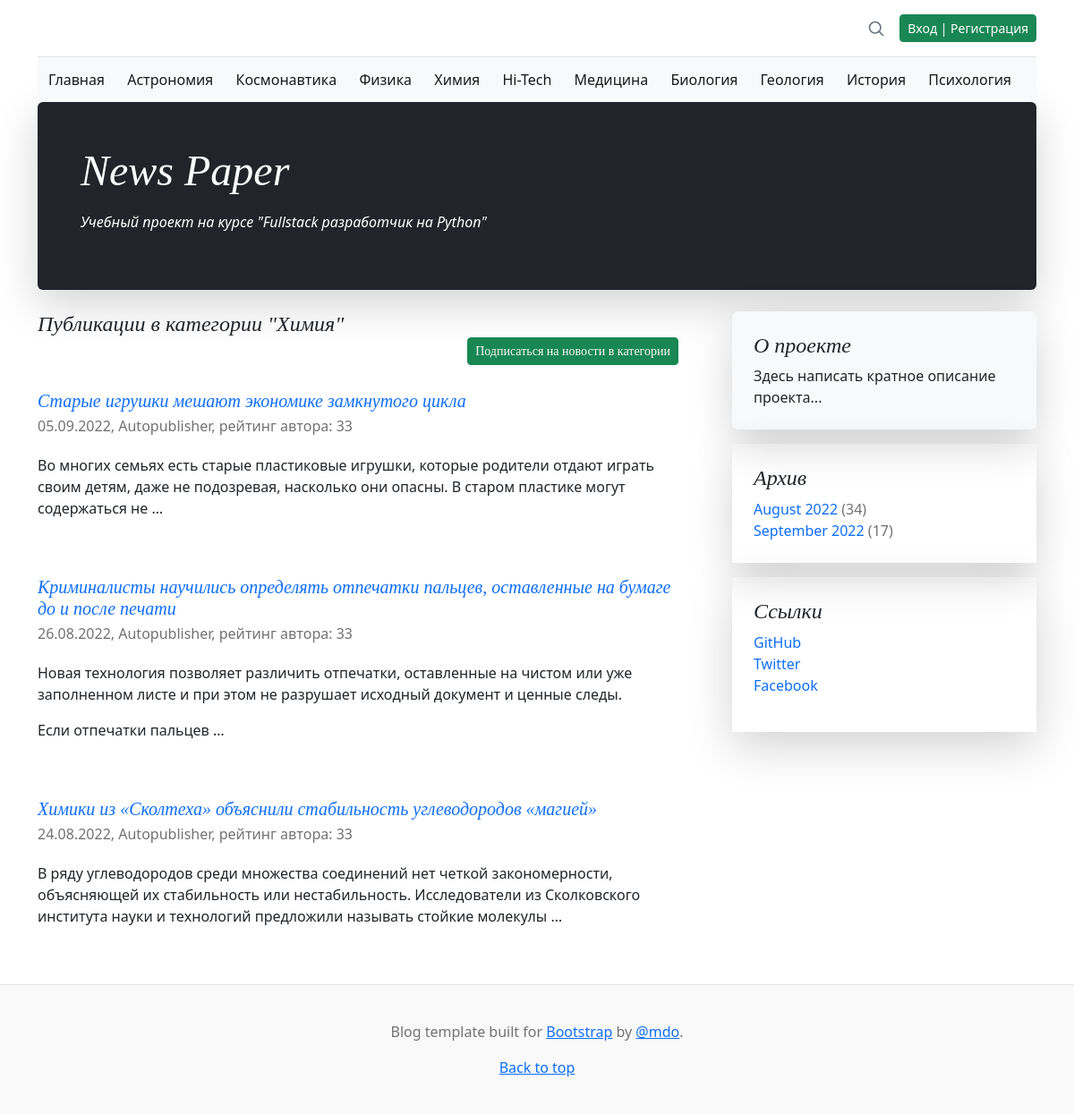
Before: /caterory/4/ with the older database file.
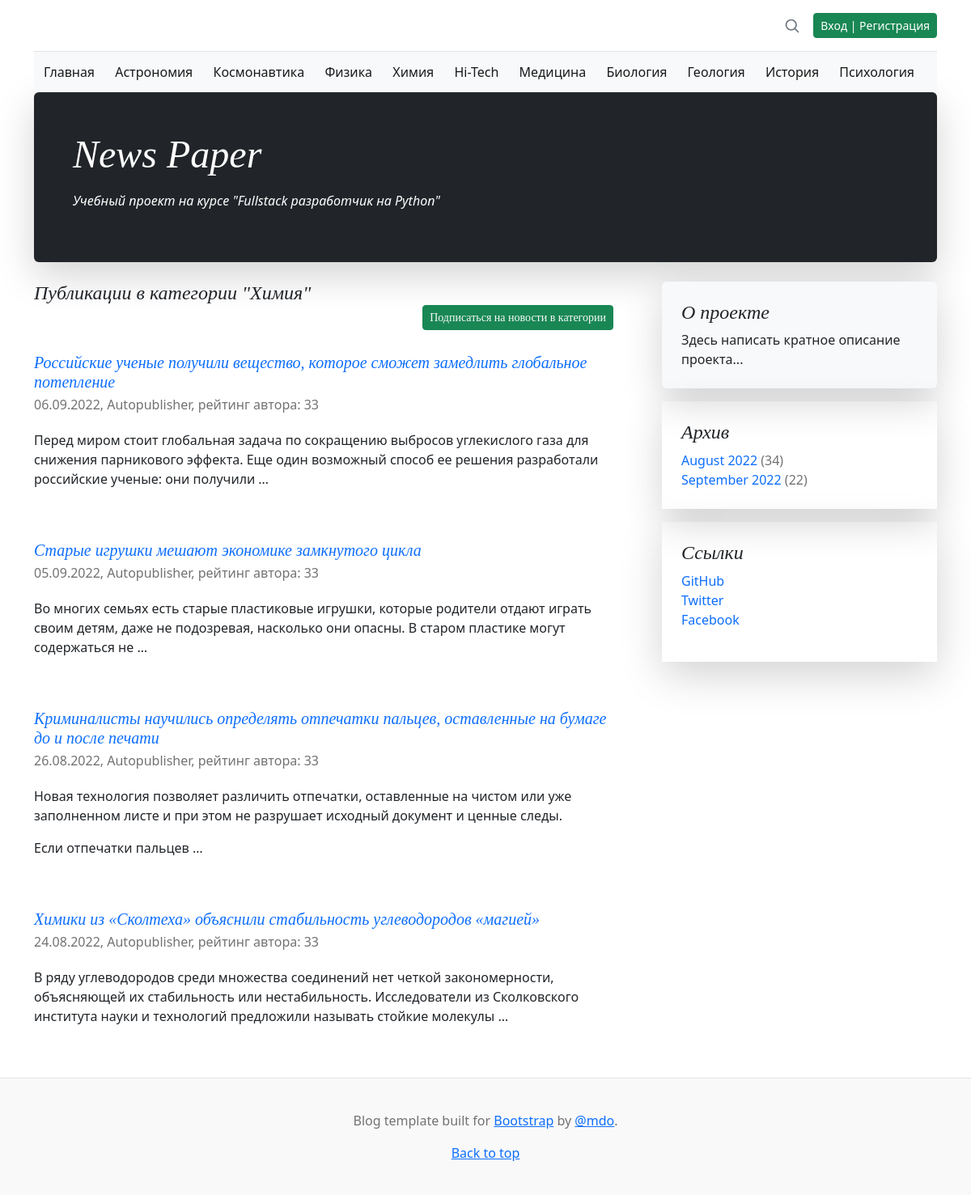
After: the same page with the newer database file.
### news/models.py (models this page shows, shortened)
class Category(models.Model):
    name = models.CharField(
        max_length=64,
        unique=True,
        verbose_name='Имя категории',
    )
    subscribers = models.ManyToManyField(
        User,
        through='CatSubscribers',
        blank=True,
        verbose_name='Подписчик',
    )
    class Meta:
        verbose_name = 'Категория'
        verbose_name_plural = 'Категории'

class PostCategory(models.Model):
    post = models.ForeignKey(
        Post,
        on_delete=models.CASCADE,
        verbose_name='Пост',
    )
    cat = models.ForeignKey(
        Category,
        on_delete=models.CASCADE,
        verbose_name='Категория',
    )
    class Meta:
        verbose_name = 'Категория'
        verbose_name_plural = 'Категории'

class Post(models.Model):
    author_post = models.ForeignKey(
        Author,
        on_delete=models.CASCADE,
        verbose_name='Автор',
    )
    ARTICLE = 'ART'
    NEWS = 'NWS'
    CHOICE_CAT = [
        (ARTICLE, 'Статья'),
        (NEWS, 'Новость'),
    ]
    type_cat = models.CharField(
        max_length=3,
        choices=CHOICE_CAT,
        default=ARTICLE,
        verbose_name='Тип контента',
    )
    date_pub = models.DateTimeField(
        auto_now_add=True,
        verbose_name='Дата публикации',
    )
    post_cat = models.ManyToManyField(
        Category,
        through='PostCategory',
        verbose_name='Категория',
    )
    name = models.CharField(
        max_length=128,
        verbose_name='Название',
    )
    content = models.TextField(
        verbose_name='Контент',
    )
    content_rate = models.SmallIntegerField(
        default=0,
        verbose_name='Рейтинг',
    )
    content_image = models.ImageField(
        upload_to=f'images/{timezone.now().strftime("%Y/%m/%d")}/',
        verbose_name='Изображение',
        default='no_image.jpg',
    )
    class Meta:
        verbose_name = 'Пост'
        verbose_name_plural = 'Посты'

class Author(models.Model):
    author_user = models.OneToOneField(
        User,
        on_delete=models.CASCADE,
        verbose_name='Имя',
    )
    author_rate = models.SmallIntegerField(
        default=0,
        verbose_name='Рейтинг',
    )
    def __str__(self):
        return self.author_user.username
    class Meta:
        verbose_name = 'Автор'
        verbose_name_plural = 'Авторы'

### news/views.py (the view)
class CategoryView(ListView):
    model = Post
    template_name = 'category.html'
    context_object_name = 'posts'
    paginate_by = 10
    def get_queryset(self):
        cat_id = self.kwargs['pk']
        queryset = Post.objects.select_related().filter(
            post_cat__exact=cat_id
        ).order_by('-date_pub')
        return queryset
    def get_context_data(self, **kwargs):
        context = super().get_context_data(**kwargs)
        cat_id = self.kwargs.get('pk', None)
        context['cat_name'] = PostCategory.objects.filter(
            cat=cat_id
        ).values_list('cat__name', flat=True)[0]
        context['posts'] = cache.get_or_set(
            f'category-id-{cat_id}-{context.get("page_obj").number}',
            context['posts'],
            300
        )
        context['post_category'] = PostCategory.objects.filter(
            cat=cat_id
        ).select_related()[:1]
        context['is_subscribed'] = Category.objects.filter(
            subscribers=self.request.user.id
        ).values_list('name', flat=True)
        return context

### news/context_processors.py (called while the page is built)
def navigate_context(request):
    category = Category.objects.all()
    archives = Post.objects.annotate(
        year=ExtractYear('date_pub'),
        month=ExtractMonth('date_pub')
    ).values('year', 'month').annotate(total=Count('id'))
    context = {
        'category': category,
        'archives': archives,
    }
    return context

### news/templatetags/news_filters.py (called while the page is built)
@register.filter()
def censor(in_text):
    censured_text = in_text
    with open('static/json/bad_words.json', 'r') as censor_file:
        bad_text = json.load(censor_file)
    for word in censured_text.split():
        if word.lower() in bad_text:
            censured_text = censured_text.replace(
                word,
                f'{word[0]}{"*" * (len(word) - 1)}'
            )
    return censured_text

@register.filter()
def name_month(val):
    val_obj = timezone.datetime.strptime(str(val), "%m")
    val_name = val_obj.strftime("%B")
    return val_name

### templates/category.html (shortened to what this page needs)
{% extends 'default.html' %}
{% load i18n %}
{% load news_filters %}
{% load news_tags %}
{% block content %}
    <h4 class="pb-1 mb-4 fst-italic">
        Публикации в категории "{{ cat_name }}"
        {% for cat in post_category %}
            {% if cat.cat.name not in is_subscribed %}
                <div class="container text-end">
                    <div class="btn-group btn-group-sm" role="group">
                        <button type="button" class="btn btn-success">
                            <a class="text-decoration-none text-light" href="/subscribe_cat/{{ cat.cat_id }}/">Подписаться на новости в категории</a>
                        </button>
                    </div>
                </div>
            {% endif %}
        {% endfor %}
    </h4>
    {% for post in posts %}
        <article class="blog-post">
            <a class="text-decoration-none" href="{% url 'news:detail' post.id %}">
                <h5 class="pb-1 mb-0 fst-italic">{{ post.name|censor }}</h5>
            </a>
            <p class="blog-post-meta">
                {{ post.date_pub|date:'d.m.Y' }},
                {{ post.author_post }},
                рейтинг автора: {{ post.author_post.author_rate }}
            </p>
            <p>{{ post.content|censor|truncatewords_html:25|safe }}</p>
        </article>
    {% endfor %}
{% endblock content %}

### templates/default.html (shortened to what this page needs)
<!doctype html>
<html lang="ru-ru">
  {% load i18n %}
  {% load static %}
  {% load news_filters %}
  {% load news_tags %}
  {% load cache %}
  <head>
    <link href="{% static 'css/bootstrap.min.css' %}" rel="stylesheet">
    <link href="{% static 'css/blog.rtl.css' %}" rel="stylesheet">
    <link href="{% static 'css/styles.css' %}" rel="stylesheet">
  </head>
  <body>
    <div class="container">
      <header class="blog-header lh-1 py-3">
        <div class="row flex-nowrap justify-content-between align-items-center">
          <div class="col-4 pt-1">
          </div>
          <div class="col-4 d-flex justify-content-end align-items-center">
            <a class="link-secondary" href="{% url 'news:search' %}" aria-label="Search">
              <svg xmlns="http://www.w3.org/2000/svg" width="20" height="20" fill="none" stroke="currentColor" stroke-linecap="round" stroke-linejoin="round" stroke-width="2" class="mx-3" role="img" viewBox="0 0 24 24"><title>Search</title><circle cx="10.5" cy="10.5" r="7.5"/><path d="M21 21l-5.2-5.2"/></svg>
            </a>
              {% if user.id %}
                <a class="btn btn-sm btn-danger" href="/accounts/logout/">Выход</a>
              {% else %}
                <a class="btn btn-sm btn-success" href="/accounts/login/">Вход | Регистрация</a>
              {% endif %}
          </div>
        </div>
      </header>
      {% cache None navbar %}
      <nav class="navbar bg-light">
        <div class="container-fluid">
          <a class="navbar-brand fs-6" href="{% url 'news:index' %}">Главная</a>
          {% for item in category %}
            <a class="navbar-brand fs-6" href="{% url 'news:category' item.id %}">{{ item.name }}</a>
          {% endfor %}
        </div>
      </nav>
      {% endcache %}
    </div>
    <main class="container">
      <div class="p-4 p-md-5 mb-4 rounded text-bg-dark shadow-lg">
        <div class="col-md-6 px-0">
          <h1 class="display-4 fst-italic">News Paper</h1>
            <p class="lead-3 my-3 fst-italic">Учебный проект на курсе "Fullstack разработчик на Python"</p>
        </div>
      </div>
      <div class="row g-5">
        <div class="col-md-8">
            {% block content %}{% endblock content %}
        </div>
        {% cache 900 rightcol %}
        <div class="col-md-4">
          <div class="position-sticky" style="top: 2rem;">
            <div class="p-4 mb-3 bg-light rounded shadow-lg">
              <h4 class="fst-italic">О проекте</h4>
              <p class="mb-0">
                  Здесь написать кратное описание проекта...
              </p>
            </div>
            <div class="p-4 mb-3 container-fluid shadow-lg">
              <h4 class="fst-italic">Архив</h4>
              <ol class="list-unstyled mb-0">
                  {% for item in archives %}
                      <li>
                          <a class="text-decoration-none" href="{% url 'news:archive' item.year item.month %}">{{ item.month|name_month }} {{ item.year }}</a>
                          <span class="blog-post-meta">({{ item.total }})</span>
                      </li>
                  {% endfor %}
              </ol>
            </div>
            <div class="p-4 mb-3 container-fluid shadow-lg">
              <h4 class="fst-italic">Ссылки</h4>
              <ol class="list-unstyled">
                <li>
                    <a class="text-decoration-none" target="_blank" href="https://github.com/spawlov">GitHub</a>
                </li>
                <li><a class="text-decoration-none" href="#">Twitter</a></li>
                <li><a class="text-decoration-none" href="#">Facebook</a></li>
              </ol>
            </div>
          </div>
        </div>
        {% endcache %}
      </div>
    </main>
    <footer class="blog-footer">
      <p>Blog template built for <a target="_blank" href="https://getbootstrap.com/">Bootstrap</a> by <a href="https://twitter.com/mdo">@mdo</a>.</p>
      <p><a href="#">Back to top</a></p>
    </footer>
  </body>
</html>

### static/css/blog.rtl.css (style rules this page uses)
.blog-header { border-bottom: 1px solid #e5e5e5; }
h1, h2, h3, h4, h5, h6 { font-family: Amiri, Georgia, "Times New Roman", serif; }
.display-4 { font-size: 2.5rem; }
@media (min-width: 768px) { .display-4 { font-size: 3rem; } }
.blog-post { margin-bottom: 4rem; }
.blog-post-meta { margin-bottom: 1.25rem; color: #727272; }
.blog-footer { padding: 2.5rem 0; color: #727272; text-align: center; background-color: #f9f9f9; border-top: .05rem solid #e5e5e5; }
.blog-footer p:last-child { margin-bottom: 0; }

Changed rows visible on the page:
added Post: name|censor "Российские ученые получили вещество, которое сможет замедлить глобальное потепление", date_pub "06.09.2022", author_post "Autopublisher", author_post.author_rate "33", content|censor "Перед миром стоит глобальная задача по сокращению выбросов углекислого газа для снижения парникового эффекта. Еще один возможный способ ее решения разработали российские ученые: они получили …"
Other visible differences:
new list line: "September 2022 ( 22 )"
list line gone: "September 2022 ( 17 )"
